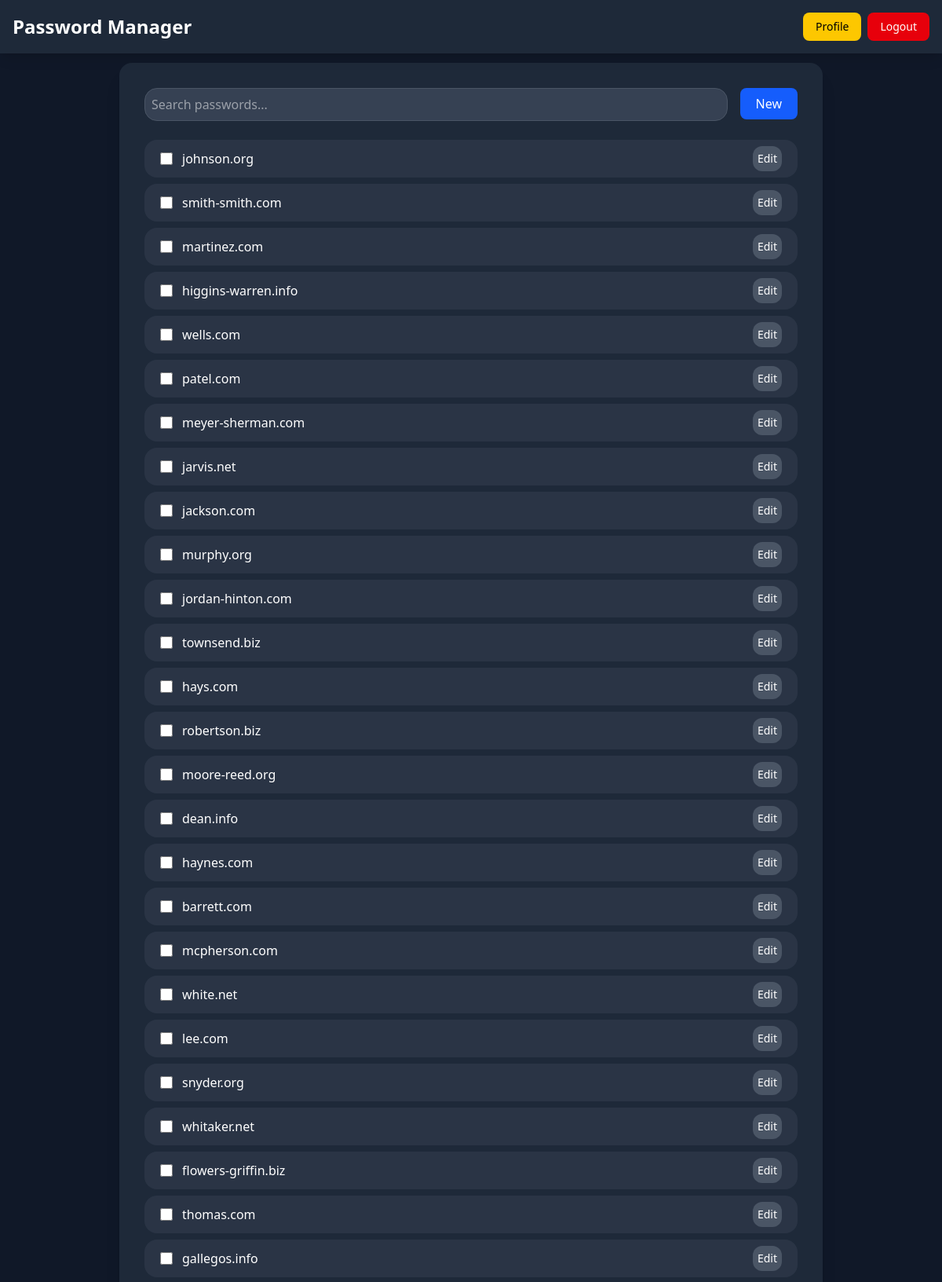
Screenshot of /home (signed in, upper part) with the database file from the repository.
### app/models/passwords.py (models this page shows)
class Passwords(db.Model):
    __tablename__ = "passwords"
    id: Mapped[int] = mapped_column(Integer, primary_key=True)
    url: Mapped[str] = mapped_column(String(200), nullable=False)
    login: Mapped[str] = mapped_column(String(100), nullable=False)  # логин от сайта
    password: Mapped[str] = mapped_column(String(200), nullable=False)  # сам пароль
    description: Mapped[str | None] = mapped_column(
        String(255), nullable=True
    )  # описание
    site: Mapped[str] = mapped_column(String(50), nullable=False)
    user_id: Mapped[int] = mapped_column(ForeignKey("user.id"), nullable=False)
    user: Mapped[User] = relationship(back_populates="passwords")

### app/routes/home.py (the view)
@home.route("/home", methods=["GET", "POST"])
@login_required
def index():
    add_form = AddPasswordForm()
    delete_form = DeletePasswordForm()
    token = session.get(f"token_from_password_{current_user.id}")
    if add_form.submit_add.data and add_form.validate_on_submit():
        return redirect(url_for("home.create_password"))
    if not token:
        flash("Session token not found. Please log in again.", "error")
        return redirect(url_for("auth.login"))
    passwords = get_cached_decrypted_passwords(current_user, token)
    return render_template(
        "home/home.html",
        add_form=add_form,
        delete_form=delete_form,
        passwords=passwords,
    )

### app/forms.py
class AddPasswordForm(FlaskForm):
    submit_add = SubmitField("New")

class DeletePasswordForm(FlaskForm):
    submit_delete = SubmitField("Delete Selected")

### app/models/user.py (called while the page is built)
@login_manager.user_loader
def load_user(user_id):
    return User.query.get(int(user_id))

### app/routes/home.py (called while the page is built)
def get_cached_decrypted_passwords(user, token, timeout=300):
    cache_key = f"decrypted_passwords_{user.id}"
    passwords = cache.get(cache_key)
    if passwords is None:
        db_passwords = user.passwords
        passwords = []
        for p in db_passwords:
            passwords.append(
                {
                    "id": p.id,
                    "url": p.url,
                    "site": p.site,
                    "login": decrypt_data(p.login, token),
                    "password": decrypt_data(p.password, token),
                    "description": p.description,
                }
            )
        cache.set(cache_key, passwords, timeout=timeout)
    return passwords

### app/utils/cpypto_utils.py (called while the page is built)
def decrypt_data(encrypted_data: str, key: str) -> str:
    try:
        f = Fernet(key)
        return f.decrypt(encrypted_data.encode()).decode()
    except (InvalidToken, Exception):
        return "[decryption error]"

### app/templates/home/home.html (shortened to what this page needs)
{% extends 'main/base.html' %} {% block content %}
<div class="bg-gray-900 flex flex-1 justify-center pt-20 py-6">
  <div class="bg-gray-800 p-8 rounded-2xl shadow-xl  w-4xl flex flex-col">
    <div class="flex flex-col sm:flex-row gap-4 mb-6">
      <input type="text" id="search" placeholder="Search passwords..."
        class="flex-grow p-2 bg-gray-700 border border-gray-600 rounded-2xl text-white focus:outline-none focus:ring-2 focus:ring-blue-500"
        autocomplete="off" />
      <form method="POST">
        {{ add_form.hidden_tag() }} {{ add_form.submit_add(class="p-2 px-5
        bg-blue-600 hover:bg-blue-700 text-white rounded-lg transition
        duration-200 w-full sm:w-auto") }}
      </form>
    </div>
    <div id="passwords-list" class="flex flex-col gap-2 overflow-y-auto">
      {% for item in passwords %} {% include 'home/password_item.html' %} {%
      endfor %}
    </div>
  </div>
</div>
{% endblock %}

### app/templates/main/base.html (shortened to what this page needs)
<!DOCTYPE html>
<html lang="en">
  <head>
    <script src="https://cdn.jsdelivr.net/npm/@tailwindcss/browser@4"></script>
  </head>
  <body>
    <div class="flex flex-col h-screen">
      {% include 'main/header.html' %}
      {% block content %} {% endblock %}
    </div>
  </body>
</html>

### app/templates/main/header.html (shortened to what this page needs)
<header class="fixed w-full bg-gray-800 shadow-lg">
  <div class="max-w-7xl mx-auto px-4">
    <div class="flex justify-between items-center py-4">
      <div class="flex items-center">
        <h1 class="text-2xl font-bold text-white">
          <a href="{{ url_for('home.index') }}" class="hover:underline">Password Manager</a>
        </h1>
      </div>
      <div class="flex items-center space-x-2">
        {% if current_user.is_authenticated %}
        <a href="{{ url_for('home.profile') }}"
          class="bg-yellow-400 hover:bg-yellow-500 text-black px-4 py-2 rounded-lg text-sm font-medium transition duration-200 focus:outline-none focus:ring-2 focus:ring-yellow-400">
          Profile
        </a>
        <a href="{{ url_for('auth.logout') }}"
          class="bg-red-600 hover:bg-red-700 text-white px-4 py-2 rounded-lg text-sm font-medium transition duration-200 focus:outline-none focus:ring-2 focus:ring-red-400">
          Logout
        </a>
        {% endif %}
      </div>
    </div>
  </div>
</header>

### app/templates/home/password_item.html (shortened to what this page needs)
<div
  class="bg-gray-700/50 rounded-2xl cursor-pointer hover:bg-gray-600/50 transition duration-200"
>
  <div class="flex items-center py-2 px-5 password-entry">
    <input
      type="checkbox"
      name="password-group"
      data-id="{{ item.id }}"
      class="mr-3 h-4 w-4 text-blue-500 bg-gray-600 border-gray-500 rounded focus:ring-blue-500 password-checkbox"
    />
    <span class="flex-grow text-white font-medium break-all">{{ item.site }}</span>
    <button
      class="p-1.5 bg-gray-600 text-fold block hover:bg-gray-500 text-white rounded-xl text-sm transition duration-200 edit-btn"
    >
      Edit
    </button>
  </div>
</div>

### rows the page displays
Passwords: site "johnson.org"
Passwords: site "smith-smith.com"
Passwords: site "martinez.com"
Passwords: site "higgins-warren.info"
Passwords: site "wells.com"
Passwords: site "patel.com"
Passwords: site "meyer-sherman.com"
Passwords: site "jarvis.net"
Passwords: site "jackson.com"
Passwords: site "murphy.org"
Passwords: site "jordan-hinton.com"
Passwords: site "townsend.biz"
Passwords: site "hays.com"
Passwords: site "robertson.biz"
Passwords: site "moore-reed.org"
Passwords: site "dean.info"
Passwords: site "haynes.com"
Passwords: site "barrett.com"
Passwords: site "mcpherson.com"
Passwords: site "white.net"
Passwords: site "lee.com"
Passwords: site "snyder.org"
Passwords: site "whitaker.net"
Passwords: site "flowers-griffin.biz"
Passwords: site "thomas.com"
Passwords: site "gallegos.info"
